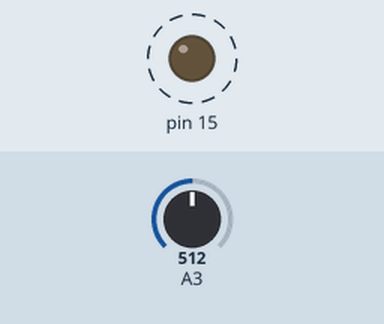
The sketch below on a simulated Arduino Uno, built with avr-gcc and run on an emulated ATmega328P. Shown: output pins drawn as LEDs (lit = HIGH). Dashed ring = blinking. The test bench sets the inputs (shaded band); at power-on: A3 = 512.

Above: at 2.4 s.
2.5 s: A3 set to 110
6.0 s: A3 set to 91
At 7.1 s:
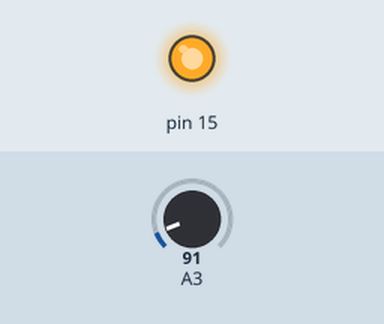
8.2 s: A3 set to 122
At 8.5 s:
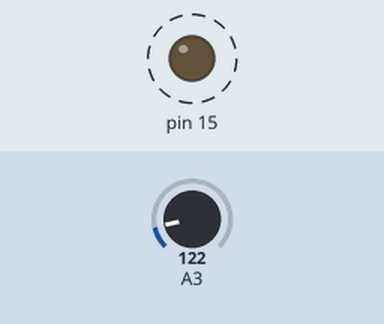
13.4 s: A3 set to 90
At 15.3 s:
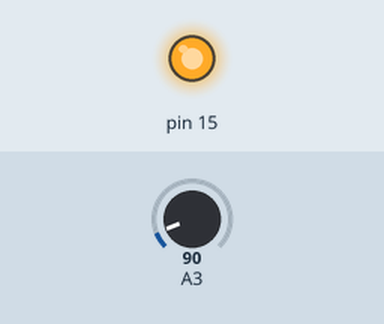
Timing chart, 0 to 16.6 s (numbered marks = the images above; inputs shaded):
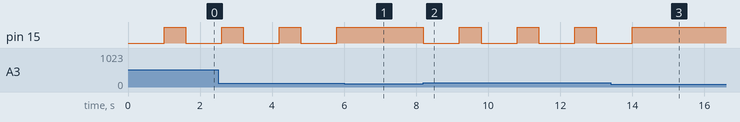

The sketch:

parabola.drum-door.ino
```cpp
void setup() {
  // put your setup code here, to run once:
  pinMode(15, OUTPUT);
  pinMode(A3, INPUT);
  //Serial.begin(9600);
  digitalWrite(15, HIGH);
}

void loop() {
  // put your main code here, to run repeatedly:
  if (analogRead(A3) > 100) {
    digitalWrite(15, LOW);
    delay(1000);
    digitalWrite(15, HIGH);
    delay(600);
  }
}
```

Measured:
- the behaviour switches between 101 and 100 on A3 (found by bisection; images 0 and 1)
- after the input at 6.0 s, pin 15: stays HIGH (without the input it goes to LOW after 0.40 s)
- after the input at 8.2 s, pin 15: alternates HIGH for 0.60 s and LOW for 1.0 s, starting at once
- after the input at 13.4 s, pin 15: goes on until 14.0 s, then stays HIGH
- by itself, pin 15: alternates HIGH for 0.60 s and LOW for 1.0 s
